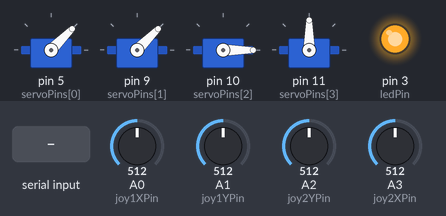
Simulated run of this sketch. Board: Arduino Uno, built with avr-gcc and run on an emulated ATmega328P. On the bench: 4 × servo, output pins drawn as LEDs (lit = HIGH). The test bench sets the inputs (shaded band); at power-on: A0 (joy1XPin) = 512, A1 (joy1YPin) = 512, A2 (joy2YPin) = 512, A3 (joy2XPin) = 512. What the sketch prints to the serial monitor is not drawn.

Above: at 1.7 s.
1.8 s: "Z 1\n" received over Serial
At 4.4 s:
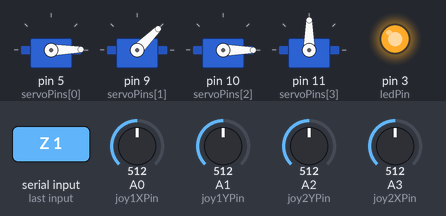
4.8 s: A0 (joy1XPin) set to 544
6.3 s: A0 (joy1XPin) set to 579
At 9.2 s:
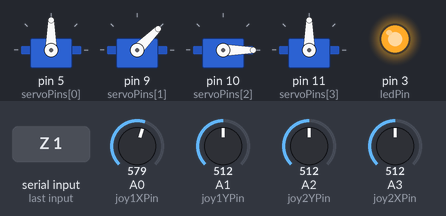
9.3 s: A1 (joy1YPin) set to 551
10.8 s: A1 (joy1YPin) set to 581
At 12.4 s:
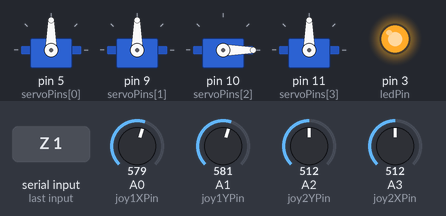
13.8 s: A2 (joy2YPin) set to 548
15.3 s: A2 (joy2YPin) set to 570
At 18.6 s:
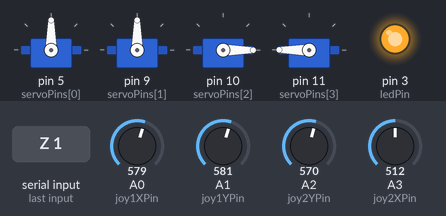
Timing chart, 0 to 19.3 s (numbered marks = the images above; inputs shaded):
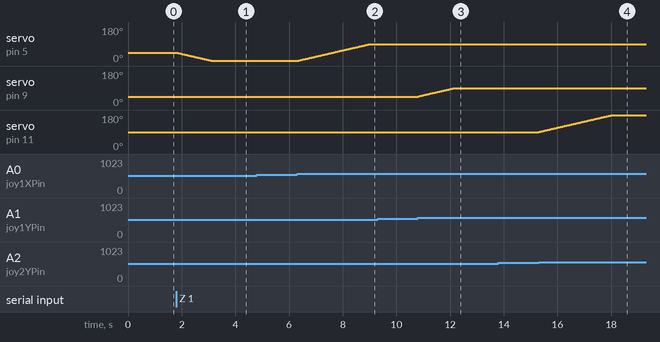

Measured:
- the behaviour switches between 562 and 563 on A0 (joy1XPin) (found by bisection; images 1 and 2)
- the behaviour switches between 562 and 563 on A1 (joy1YPin) (found by bisection; images 2 and 3)
- the behaviour switches between 562 and 563 on A2 (joy2YPin) (found by bisection; images 3 and 4)
- after the input at 1.8 s, servo on pin 5 (servoPins[0]): moves from 45° to 1° over 1.3 s, starting at once
- after the input at 4.8 s, every drawn part: stays the same
- after the input at 6.3 s, servo on pin 5 (servoPins[0]): moves from 1° to 90° over 2.7 s, starting at once
- after the input at 9.3 s, every drawn part: stays the same
- after the input at 10.8 s, servo on pin 9 (servoPins[1]): moves from 45° to 90° over 1.3 s, starting at once
- after the input at 13.8 s, every drawn part: stays the same
- after the input at 15.3 s, servo on pin 11 (servoPins[3]): moves from 90° to 180° over 2.7 s, starting at once

The sketch:

arm_control.ino
```cpp
#include <Servo.h>

// 摇杆引脚定义
const int joy1XPin = A0;
const int joy1YPin = A1;
const int joy1ButtonPin = 2;

const int joy2XPin = A3;
const int joy2YPin = A2;
const int joy2ButtonPin = 4;

const int ledPin = 3;

// 4个舵机控制引脚
const int servoPins[] = {5, 9, 10, 11};
Servo servos[4];

// 舵机初始角度（归零位置）
const int servoInit[] = {45, 45, 0, 90};
int servoAngles[] = {45, 45, 0, 90};
int targetAngles[] = {45, 45, 0, 90};

// 舵机角度范围配置
const int servoRange[4][2] = {
  {0, 90},    // 舵机0：0~90
  {0, 90},    // 舵机1：0~90
  {0, 90},    // 舵机2：0~90
  {0, 180}    // 舵机3：0~180
};

const int deadZone = 50;
const int stepAngle = 1;
const int joyDelay = 30;

// 平滑运动速度（值越大越快，1=最慢）
const int smoothSpeed = 1;

// 按钮防抖
unsigned long lastButtonTime = 0;
const int debounceDelay = 50;

// 系统状态
enum SystemState { INITIALIZING, RUNNING };
SystemState systemState = INITIALIZING;
unsigned long lastBlinkTime = 0;
const int blinkInterval = 500;

void setup() {
  Serial.begin(9600);

  pinMode(joy1ButtonPin, INPUT_PULLUP);
  pinMode(joy2ButtonPin, INPUT_PULLUP);
  pinMode(ledPin, OUTPUT);
  digitalWrite(ledPin, LOW);

  for (int i = 0; i < 4; i++) {
    if (millis() - lastBlinkTime >= blinkInterval) {
      digitalWrite(ledPin, !digitalRead(ledPin));
      lastBlinkTime = millis();
    }

    servos[i].attach(servoPins[i]);
    servos[i].write(servoAngles[i]);
    delay(80);
  }

  digitalWrite(ledPin, HIGH);
  systemState = RUNNING;

  printHelp();
}

void printHelp() {
  Serial.println(F("========== 舵机控制 =========="));
  Serial.println(F("命令:"));
  Serial.println(F("  0 45   - 舵机0设置到45度"));
  Serial.println(F("  1 90   - 舵机1设置到90度"));
  Serial.println(F("  2 30   - 舵机2设置到30度"));
  Serial.println(F("  3 180  - 舵机3设置到180度"));
  Serial.println(F("  Z      - 全部归零"));
  Serial.println(F("  A      - 查看所有角度"));
  Serial.println(F("  H      - 显示帮助"));
  Serial.println(F("================================"));
}

void setServoAngle(int servoIndex, int angle) {
  if (servoIndex < 0 || servoIndex > 3) {
    Serial.println(F("舵机编号 0-3"));
    return;
  }

  angle = constrain(angle, servoRange[servoIndex][0], servoRange[servoIndex][1]);
  targetAngles[servoIndex] = angle;

  Serial.print(F("S"));
  Serial.print(servoIndex);
  Serial.print(F(" -> "));
  Serial.println(angle);
}

void zeroAll() {
  for (int i = 0; i < 4; i++) {
    targetAngles[i] = servoInit[i];
  }
  Serial.println(F("归零完成"));
}

void printAllAngles() {
  for (int i = 0; i < 4; i++) {
    Serial.print(F("S"));
    Serial.print(i);
    Serial.print(F(": "));
    Serial.print(servoAngles[i]);
    Serial.print(F("("));
    Serial.print(targetAngles[i]);
    Serial.print(F(") "));
  }
  Serial.println();
}

void smoothMove() {
  for (int i = 0; i < 4; i++) {
    if (servoAngles[i] < targetAngles[i]) {
      servoAngles[i] = min(servoAngles[i] + smoothSpeed, targetAngles[i]);
      servos[i].write(servoAngles[i]);
    } else if (servoAngles[i] > targetAngles[i]) {
      servoAngles[i] = max(servoAngles[i] - smoothSpeed, targetAngles[i]);
      servos[i].write(servoAngles[i]);
    }
  }
}

void processCommand(String cmd) {
  cmd.trim();
  cmd.toUpperCase();

  if (cmd.length() == 0) return;

  Serial.print(F("> "));
  Serial.println(cmd);

  int spaceIdx = cmd.indexOf(' ');
  if (spaceIdx > 0) {
    int servoIndex = cmd.substring(0, spaceIdx).toInt();
    int angle = cmd.substring(spaceIdx + 1).toInt();
    if (servoIndex >= 0 && servoIndex <= 3 && angle >= 0) {
      setServoAngle(servoIndex, angle);
      return;
    }
  }

  if (cmd == "Z") {
    zeroAll();
  } else if (cmd == "A") {
    printAllAngles();
  } else if (cmd == "H") {
    printHelp();
  }
}

void loop() {
  if (Serial.available() > 0) {
    String cmd = Serial.readStringUntil('\n');
    processCommand(cmd);
  }

  smoothMove();

  if (systemState != RUNNING) return;

  int joy1X = analogRead(joy1XPin) - 512;
  int joy1Y = analogRead(joy1YPin) - 512;
  int joy2X = analogRead(joy2XPin) - 512;
  int joy2Y = analogRead(joy2YPin) - 512;

  if (abs(joy1X) > deadZone) {
    servoAngles[0] = constrain(
      joy1X < 0 ? servoAngles[0] - stepAngle : servoAngles[0] + stepAngle,
      servoRange[0][0], servoRange[0][1]
    );
    targetAngles[0] = servoAngles[0];
    servos[0].write(servoAngles[0]);
  }

  if (abs(joy1Y) > deadZone) {
    servoAngles[1] = constrain(
      joy1Y < 0 ? servoAngles[1] - stepAngle : servoAngles[1] + stepAngle,
      servoRange[1][0], servoRange[1][1]
    );
    targetAngles[1] = servoAngles[1];
    servos[1].write(servoAngles[1]);
  }

  if (abs(joy2X) > deadZone) {
    servoAngles[2] = constrain(
      joy2X < 0 ? servoAngles[2] - stepAngle : servoAngles[2] + stepAngle,
      servoRange[2][0], servoRange[2][1]
    );
    targetAngles[2] = servoAngles[2];
    servos[2].write(servoAngles[2]);
  }

  if (abs(joy2Y) > deadZone) {
    servoAngles[3] = constrain(
      joy2Y < 0 ? servoAngles[3] - stepAngle : servoAngles[3] + stepAngle,
      servoRange[3][0], servoRange[3][1]
    );
    targetAngles[3] = servoAngles[3];
    servos[3].write(servoAngles[3]);
  }

  delay(joyDelay);
}
```
